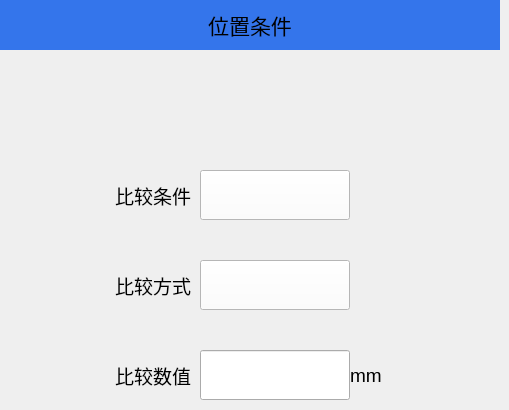
   <widget class="QWidget" name="page_27">
    <widget class="QPushButton" name="Btn_posCmpCond">
     <property name="geometry">
      <rect>
       <x>200</x>
       <y>170</y>
       <width>150</width>
       <height>50</height>
      </rect>
     </property>
     <property name="minimumSize">
      <size>
       <width>150</width>
       <height>50</height>
      </size>
     </property>
     <property name="maximumSize">
      <size>
       <width>150</width>
       <height>50</height>
      </size>
     </property>
     <property name="font">
      <font>
       <pointsize>14</pointsize>
      </font>
     </property>
     <property name="styleSheet">
      <string notr="true">background-color:white;</string>
     </property>
     <property name="text">
      <string/>
     </property>
    </widget>
    <widget class="QLineEdit" name="Edit_posCmpVal">
     <property name="geometry">
      <rect>
       <x>200</x>
       <y>350</y>
       <width>150</width>
       <height>50</height>
      </rect>
     </property>
     <property name="minimumSize">
      <size>
       <width>150</width>
       <height>50</height>
      </size>
     </property>
     <property name="maximumSize">
      <size>
       <width>150</width>
       <height>50</height>
      </size>
     </property>
     <property name="font">
      <font>
       <pointsize>14</pointsize>
      </font>
     </property>
    </widget>
    <widget class="QLabel" name="label_175">
     <property name="geometry">
      <rect>
       <x>60</x>
       <y>350</y>
       <width>131</width>
       <height>51</height>
      </rect>
     </property>
     <property name="font">
      <font>
       <pointsize>14</pointsize>
      </font>
     </property>
     <property name="text">
      <string>比较数值</string>
     </property>
     <property name="alignment">
      <set>Qt::AlignRight|Qt::AlignTrailing|Qt::AlignVCenter</set>
     </property>
    </widget>
    <widget class="QLabel" name="label_176">
     <property name="geometry">
      <rect>
       <x>60</x>
       <y>170</y>
       <width>131</width>
       <height>51</height>
      </rect>
     </property>
     <property name="font">
      <font>
       <pointsize>14</pointsize>
      </font>
     </property>
     <property name="text">
      <string>比较条件</string>
     </property>
     <property name="alignment">
      <set>Qt::AlignRight|Qt::AlignTrailing|Qt::AlignVCenter</set>
     </property>
    </widget>
    <widget class="QLabel" name="label_177">
     <property name="geometry">
      <rect>
       <x>60</x>
       <y>260</y>
       <width>131</width>
       <height>51</height>
      </rect>
     </property>
     <property name="font">
      <font>
       <pointsize>14</pointsize>
      </font>
     </property>
     <property name="text">
      <string>比较方式</string>
     </property>
     <property name="alignment">
      <set>Qt::AlignRight|Qt::AlignTrailing|Qt::AlignVCenter</set>
     </property>
    </widget>
    <widget class="QLabel" name="label_40">
     <property name="geometry">
      <rect>
       <x>0</x>
       <y>0</y>
       <width>500</width>
       <height>50</height>
      </rect>
     </property>
     <property name="minimumSize">
      <size>
       <width>500</width>
       <height>50</height>
      </size>
     </property>
     <property name="maximumSize">
      <size>
       <width>500</width>
       <height>50</height>
      </size>
     </property>
     <property name="font">
      <font>
       <pointsize>16</pointsize>
      </font>
     </property>
     <property name="styleSheet">
      <string notr="true">QLabel{background-color:#3475EB;}</string>
     </property>
     <property name="text">
      <string>位置条件</string>
     </property>
     <property name="alignment">
      <set>Qt::AlignCenter</set>
     </property>
    </widget>
    <widget class="QPushButton" name="Btn_posCmpType">
     <property name="geometry">
      <rect>
       <x>200</x>
       <y>260</y>
       <width>150</width>
       <height>50</height>
      </rect>
     </property>
     <property name="minimumSize">
      <size>
       <width>150</width>
       <height>50</height>
      </size>
     </property>
     <property name="maximumSize">
      <size>
       <width>150</width>
       <height>50</height>
      </size>
     </property>
     <property name="font">
      <font>
       <pointsize>14</pointsize>
      </font>
     </property>
     <property name="styleSheet">
      <string notr="true">background-color:white;</string>
     </property>
     <property name="text">
      <string/>
     </property>
    </widget>
    <widget class="QLabel" name="label_178">
     <property name="geometry">
      <rect>
       <x>350</x>
       <y>350</y>
       <width>71</width>
       <height>51</height>
      </rect>
     </property>
     <property name="font">
      <font>
       <pointsize>14</pointsize>
      </font>
     </property>
     <property name="text">
      <string>mm</string>
     </property>
     <property name="alignment">
      <set>Qt::AlignLeading|Qt::AlignLeft|Qt::AlignVCenter</set>
     </property>
    </widget>
   </widget>
